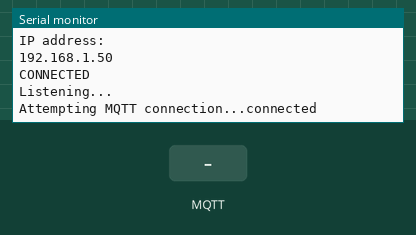
A sketch run on a simulated ESP8266 (NodeMCU). On the bench: the last lines printed to the serial monitor. Inputs (shaded band) come from the test bench. WiFi joins after 1.5 s; servers stay silent unless stated; random numbers use the default seed unless the sketch sets one; no MQTT or app messages arrive unless stated.

Above: at 2.7 s.
2.8 s: MQTT message "PUB" arrives on the first subscribed topic
At 3.7 s:
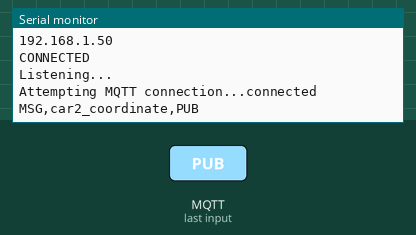
4.3 s: MQTT message "1" arrives on the first subscribed topic
At 4.9 s:
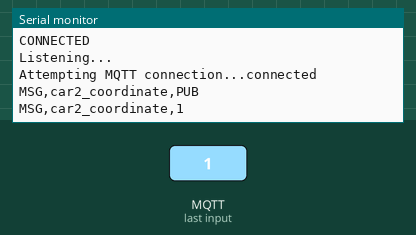
5.8 s: MQTT message "on" arrives on the first subscribed topic
At 7.0 s:
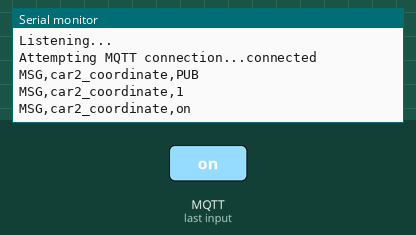
7.3 s: MQTT message "off" arrives on the first subscribed topic
At 8.4 s:
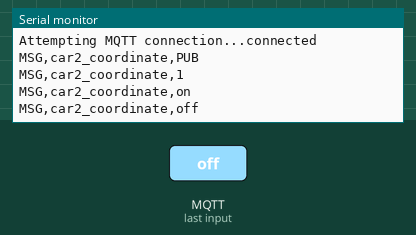

Measured:
- after the input at 2.8 s, the serial monitor: prints a new line at once (image 1)
- after the input at 4.3 s, the serial monitor: prints a new line at once (image 2)
- after the input at 5.8 s, the serial monitor: prints a new line at once (image 3)
- after the input at 7.3 s, the serial monitor: prints a new line at once (image 4)

The sketch:

esp_car1.ino
```cpp
/*
 * Use ESP8266 as MQTT adapter
 *
 * Serial COMMAND:
 * PUB,(topic name),(payload)\n  : publish as the MQTT topic
 *
 * Serial RESPONSE:
 * CONNECTED                      : WiFi connected
 * MSG,(topic name),(payload)\r\n : response of subscribed topics
 *
 *
 * Subscribed topics are put under reconnect()
 */

#include <ESP8266WiFi.h>
#include <PubSubClient.h>

void mqtt_callback(char* topic, byte* payload, unsigned int len);
bool setup_wifi();
void reconnect();

////// wifi network information ///////////////
String ssid = "IDP-wifi";
String password = "Admin1234";
///////////////////////////////////////////////

/////// MQTT topic information ////////////////
// MAKE SURE YOU USE THE RIGHT GROUP NAME AND CAR ID
//char* my_topic = "T1_car_1/distance";
//char* message = "This is car_1";
char* sub_topic = "car2_coordinate";
///////////////////////////////////////////////

/////// declare MQTT client ////////////////////
const IPAddress mqtt_server(192, 168, 0, 2);
WiFiClient esp_client;
PubSubClient client(mqtt_server, 1883, mqtt_callback, esp_client);
////////////////////////////////////////////////


void setup() {

  Serial.begin(115200);
  Serial.println(); // clear some mojibake from Serial

  setup_wifi();

  Serial.println(F("Listening..."));
}

void loop() {

  /* MQTT connection */
  if (!client.connected()) {
    reconnect();
  }

  /* Skip if there is no serial input */
  if (!Serial.available()){
    /* receive subscribed MQTT topics if any */
    client.loop();
    return;
  }

  /* parse the serial input */
  String serial_str;
  serial_str = Serial.readStringUntil('\n');

  char* serial_c_str = new char[serial_str.length() + 1];
  strcpy(serial_c_str, serial_str.c_str());
  char* sub_str = strtok(serial_c_str, ",");

  /* first sub-string is the command */
  if (strcmp(sub_str, "PUB") == 0) {

    /* parse topic and payload */
    sub_str = strtok(NULL, ",");
    if (sub_str == NULL) // the whole command is incomplete
      return;
    String topic(sub_str);

    sub_str = strtok(NULL, ",");
    if (sub_str == NULL) // the whole command is incomplete
      return;
    char* payload = sub_str;


    /* publish to MQTT broker */
    client.publish(topic.c_str(), payload);
  }

  /* receive subscribed MQTT topics if any */
  client.loop();

  delete [] serial_c_str;  // avoid memory leak
  delay(50);
}


bool setup_wifi() {

  Serial.println();
  Serial.print(F("Connecting to "));
  Serial.println(ssid);

  WiFi.begin(ssid.c_str(), password.c_str());

  while (WiFi.status() != WL_CONNECTED) {

    delay(500);
    Serial.print(F("."));

  }

  randomSeed(micros());

  Serial.println(F(""));
  Serial.println(F("WiFi connected"));
  Serial.println(F("IP address: "));
  Serial.println(WiFi.localIP());

  Serial.println();
  Serial.println(F("CONNECTED"));
  return true;
}

void reconnect() {
  // Loop until we're reconnected
  while (!client.connected()) {

    Serial.print(F("Attempting MQTT connection..."));

    // Create a random client ID
    String clientId = "Smart_Car-";
    clientId += String(random(0xffff), HEX);

    // Attempt to connect
    if (client.connect(clientId.c_str())) {
      Serial.println(F("connected"));

      // subscribe topic of interest
      client.subscribe(sub_topic);

    }
    else {
      Serial.print(F("failed, rc="));
      Serial.print(client.state());
      Serial.println(F(" try again in 5 seconds"));
      Serial.print(F("ERROR,Connection failed"));
      // Wait 5 seconds before retrying
      delay(5000);
    }
  }
}

void mqtt_callback(char* topic, byte* payload, unsigned int len) {
  Serial.print(F("MSG,"));
  Serial.print(topic);
  Serial.print(',');
  for (unsigned int i = 0; i < len; i++) {
    Serial.print((char) payload[i]);
  }
  Serial.println();
}
```
